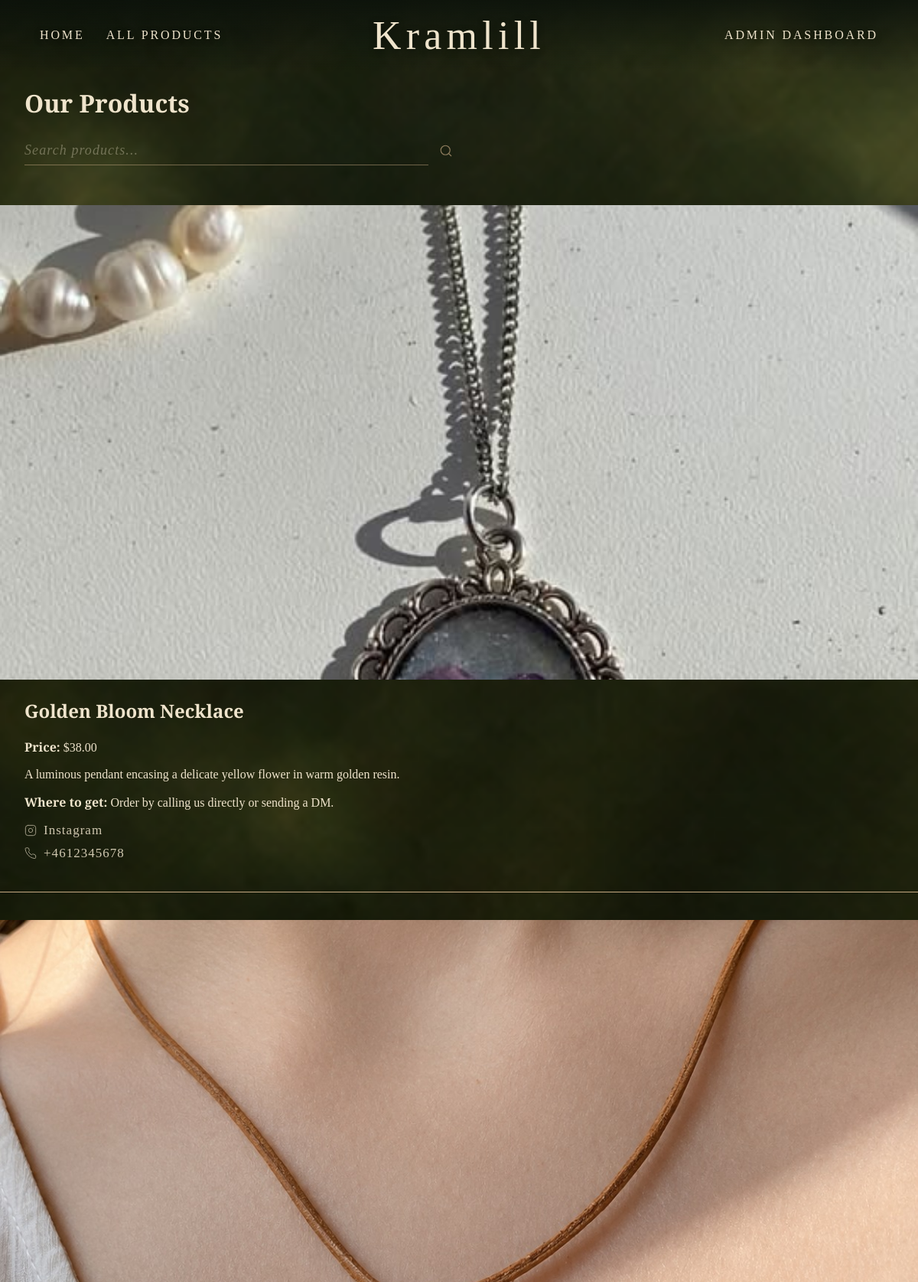
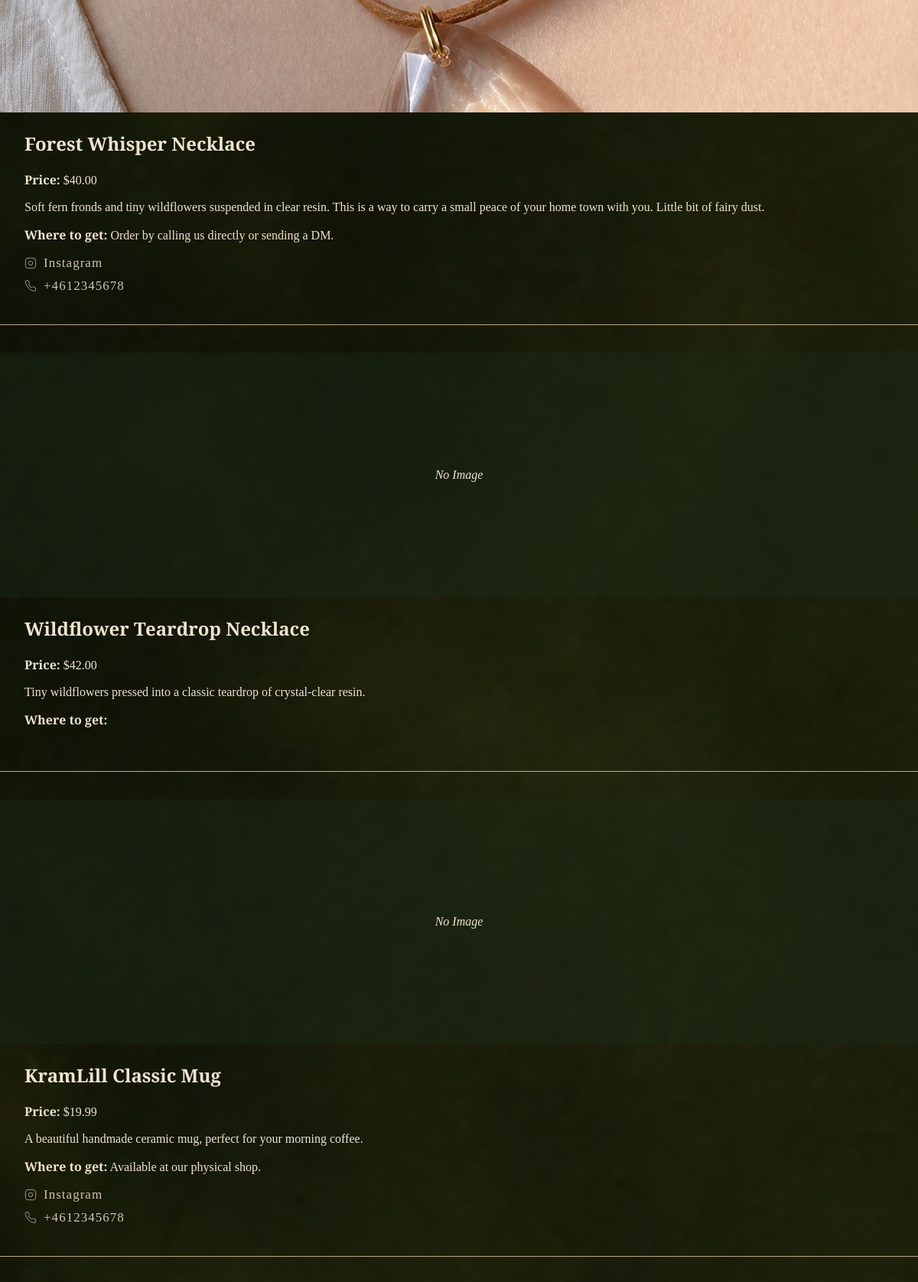
Page /products (upper part) on the committed database (2 pictures, top to bottom).
### backend/models.py (models this page shows, shortened)
class Product(db.Model):
    __tablename__ = 'products'
    id = db.Column(db.Integer, primary_key=True)
    name = db.Column(db.String(120), nullable=False)
    description = db.Column(db.Text, nullable=True)
    price = db.Column(db.Float, nullable=False)
    stock = db.Column(db.Integer, nullable=False, default=0)
    image_filename = db.Column(db.String(255), nullable=True)
    where_to_get = db.Column(db.Text, nullable=True)
    instagram_url = db.Column(db.String(255), nullable=True)
    phone = db.Column(db.String(50), nullable=True)
    category = db.Column(db.String(50), nullable=False, default='Normal')

### backend/app.py (the view)
@app.route('/products')
def products():
    search_query = request.args.get('search', '').strip()
    if search_query:
        all_products = Product.query.filter(
            (Product.name.like(f'%{search_query}%')) |
            (Product.description.like(f'%{search_query}%'))
        ).all()
    else:
        all_products = Product.query.all()
    return render_template('products.html', products=all_products, search=search_query)

### backend/app.py (called while the page is built)
@app.before_request
def csrf_protect():
    if 'csrf_token' not in session:
        session['csrf_token'] = secrets.token_hex(32)
    if request.method == 'POST':
        token = request.form.get('csrf_token')
        if not token or token != session.get('csrf_token'):
            abort(400, "CSRF token missing or invalid.")

@app.before_request
def check_ip_block():
    if request.path.startswith('/admin'):
        ip = get_client_ip()
        if BlockedIP.query.filter_by(ip_address=ip).first():
            abort(403, "Access denied: your IP address has been blocked by the administrator.")

@app.context_processor
def inject_csrf_token():
    return dict(csrf_token=session.get('csrf_token'))

### frontend/templates/products.html (shortened to what this page needs)
{% macro gallery_json(product) -%}
{%- set ns = namespace(urls=[]) -%}
{%- if product.image_filename -%}{%- set ns.urls = ns.urls + [url_for('static', filename='uploads/' + product.image_filename)] -%}{%- endif -%}
{%- for gi in product.gallery_images -%}{%- set ns.urls = ns.urls + [url_for('static', filename='uploads/' + gi.filename)] -%}{%- endfor -%}
{{- ns.urls | tojson -}}
{%- endmacro %}
<!DOCTYPE html>
<html lang="en">
<head>
    <link rel="stylesheet" href="{{ url_for('static', filename='css/style.css') }}">
</head>
<body>
    <header class="site-header">
        <nav class="nav-left desktop-nav">
            <a href="/" class="nav-link">Home</a>
            <a href="/products" class="nav-link" style="margin-left: 24px;">All Products</a>
        </nav>
        <a href="/" class="logo">Kramlill</a>
        <nav class="nav-right desktop-nav">
            <a href="/admin/dashboard" class="nav-link">Admin Dashboard</a>
        </nav>
    </header>
    <main class="products-main">
        <h1>Our Products</h1>
        <form method="GET" action="/products" class="search-form">
            <input type="text" name="search" placeholder="Search products..." value="{{ search }}" class="search-input">
            <button type="submit" class="search-btn" aria-label="Search">
                <svg xmlns="http://www.w3.org/2000/svg" width="18" height="18" viewBox="0 0 24 24" fill="none" stroke="currentColor" stroke-width="1.5" stroke-linecap="round" stroke-linejoin="round"><circle cx="11" cy="11" r="8"/><line x1="21" y1="21" x2="16.65" y2="16.65"/></svg>
            </button>
        </form>
        <div class="products-grid">
            {% for product in products %}
                <div class="product-card product-clickable"
                     data-name="{{ product.name }}"
                     data-price="{{ '%.2f'|format(product.price) }}"
                     data-description="{{ product.description or '' }}"
                     data-where="{{ product.where_to_get or '' }}"
                     data-instagram="{{ product.instagram_url or '' }}"
                     data-phone="{{ product.phone or '' }}"
                     data-gallery='{{ gallery_json(product) }}'>
                    {% if product.image_filename %}
                        <img src="{{ url_for('static', filename='uploads/' + product.image_filename) }}" alt="{{ product.name }}" class="product-card-image">
                    {% else %}
                        <div class="product-card-no-image">No Image</div>
                    {% endif %}
                    <div class="product-card-body">
                    <h2>{{ product.name }}</h2>
                    <p><strong>Price:</strong> ${{ "%.2f"|format(product.price) }}</p>
                    <p>{{ product.description }}</p>
                    <p><strong>Where to get:</strong> {{ product.where_to_get }}</p>
                    <div class="product-links">
                        {% if product.instagram_url %}
                            <a href="{{ product.instagram_url }}" target="_blank" class="product-link-item">
                                <span>Instagram</span>
                            </a>
                        {% endif %}
                        {% if product.phone %}
                            <a href="tel:{{ product.phone }}" class="product-link-item">
                                <span>{{ product.phone }}</span>
                            </a>
                        {% endif %}
                    </div>
                    </div>
                </div>
            {% else %}
                <p>No products available yet.</p>
            {% endfor %}
        </div>
    </main>
</body>
</html>

### frontend/static/css/style.css (style rules this page uses)
body { font-family: 'Cormorant Garamond', Georgia, serif; margin: 0; padding: 0; background-color: var(--forest-green); color: var(--dark-text); }
.site-header { position: absolute; top: 0; left: 0; width: 100%; height: 92px; z-index: 20; display: grid; grid-template-columns: 1fr auto 1fr; align-items: center; padding: 0 52px; box-sizing: border-box; background: linear-gradient(to bottom, rgba(10, 16, 10, 0.82) 0%, rgba(10, 16, 10, 0.0) 100%); }
.logo { grid-column: 2; font-family: 'Cormorant Garamond', Georgia, serif; font-size: 52px; font-weight: 400; color: var(--cream-gold); letter-spacing: 0.12em; text-shadow: 0 2px 10px rgba(0, 0, 0, 0.4); text-decoration: none; transition: color 0.3s ease; }
.nav-left { grid-column: 1; justify-self: start; }
.nav-right { grid-column: 3; justify-self: end; display: flex; gap: 56px; }
.nav-link { font-family: 'Cormorant Garamond', Georgia, serif; color: var(--cream-gold); text-decoration: none; font-size: 16px; font-weight: 500; letter-spacing: 0.18em; text-transform: uppercase; text-shadow: 0 2px 8px rgba(0, 0, 0, 0.45); transition: color 0.3s ease, transform 0.3s ease; }
.product-clickable { cursor: pointer; }

### rows in the picture
Product: image_filename (picture), name "Golden Bloom Necklace", price "38.00", description "A luminous pendant encasing a delicate yellow flower in warm golden resin.", where_to_get "Order by calling us directly or sending a DM.", phone "+4612345678"
Product: image_filename (picture), name "Forest Whisper Necklace", price "40.00", description "Soft fern fronds and tiny wildflowers suspended in clear resin. This is a way to carry a small peace of your home town with you. Little bit of fairy dust.", where_to_get "Order by calling us directly or sending a DM.", phone "+4612345678"
Product: shows "No Image", name "Wildflower Teardrop Necklace", price "42.00", description "Tiny wildflowers pressed into a classic teardrop of crystal-clear resin."
Product: shows "No Image", name "KramLill Classic Mug", price "19.99", description "A beautiful handmade ceramic mug, perfect for your morning coffee.", where_to_get "Available at our physical shop.", phone "+4612345678"
